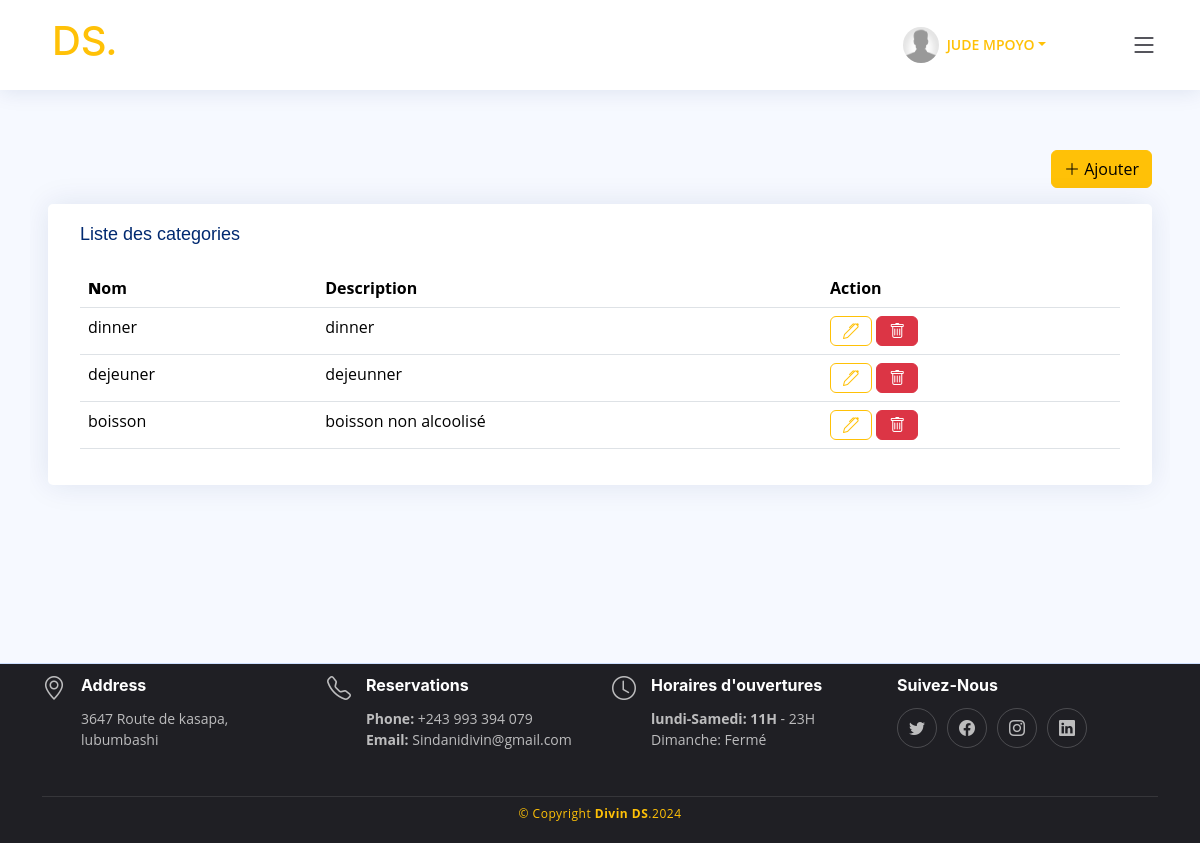
The page /?page=admin&souspage=categories (signed in) on the database as committed earlier.
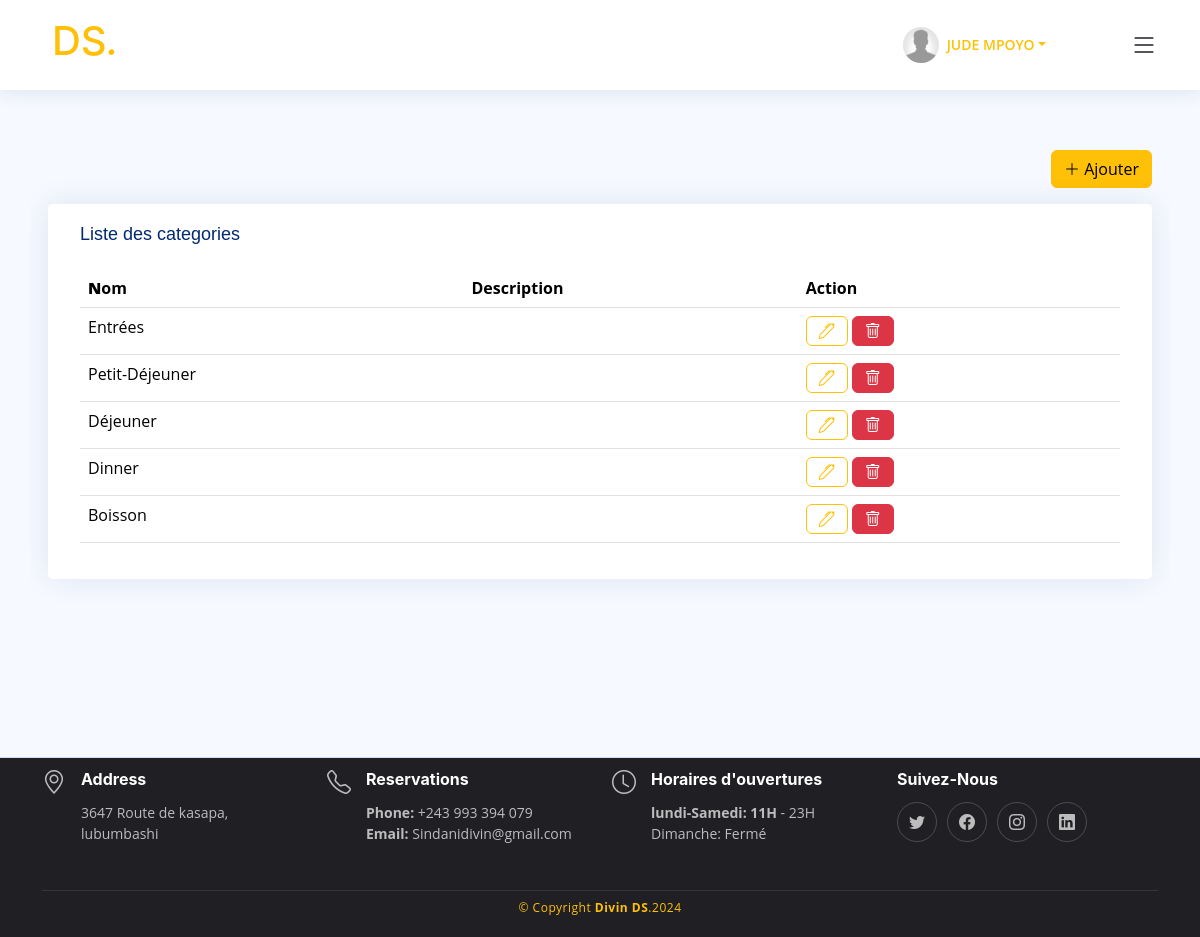
The same page on the database as committed later.
### tables this page shows
CREATE TABLE IF NOT EXISTS `categorie` (
  `idCategorie` int NOT NULL AUTO_INCREMENT,
  `nom` varchar(30) NOT NULL,
  `description` varchar(80) NOT NULL,
  `image` varchar(255) NOT NULL,
  PRIMARY KEY (`idCategorie`)
);

### _classes/Db.php (called while the page is built, shortened)
<?php
class Db
{
    private $host = DATABASE_HOST;
    private $user = DATABASE_USER;
    private $password = DATABASE_PASSWORD;
    private $dbname = DATABASE_NAME;
    private $dbh;
    private $stmt;
    public function __construct()
    {
        $dsn = 'mysql:host=' . $this->host . ';dbname=' . $this->dbname;
        $option = [
            PDO::ATTR_PERSISTENT => true,
            PDO::ATTR_ERRMODE => PDO::ERRMODE_EXCEPTION
        ];
        try {
            $this->dbh = new PDO($dsn, $this->user, $this->password, $option);
        } catch (PDOException $e) {
            $this->error = $e->getMessage();
            echo $this->error;
        }
    }
    public function query($sql)
    {
        $this->stmt = $this->dbh->prepare($sql);
    }
    public function bind($param, $value, $type = null)
    {
        if (is_null($type)) {
            switch (true) {
                case is_int($value):
                    $type = PDO::PARAM_INT;
                    break;
            }
        }
        $this->stmt->bindValue($param, $value, $type);
    }
    public function execute()
    {
        return $this->stmt->execute();
    }
    public function resultSet()
    {
        $this->execute();
        return $this->stmt->fetchAll(PDO::FETCH_OBJ);
    }
    public function rowCount()
    {
        return $this->stmt->rowCount();
    }
}

### models/admin_model.php (called while the page is built, shortened)
<?php
$initCategorie = new Categorie();

### _classes/Categorie.php (called while the page is built, shortened)
<?php
class Categorie
{
    private $CategorieModel;
    public function __construct()
    {
        $this->CategorieModel = new CategorieModel();
    }
    public function afficherToutesCategorie()
    {
        return $this->CategorieModel->afficherToutesCategorie();
    }
}

### _classes/CategorieModel.php (called while the page is built, shortened)
<?php
class CategorieModel
{
    protected $db;
    public function __construct()
    {
        $this->db = new Db();
    }
    public function afficherToutesCategorie()
    {
        $this->db->query('SELECT * FROM categorie');
        $row = $this->db->resultSet();
        if ($this->db->rowCount() > 0) {
            return $row;
        } else {
            return false;
        }
    }
}

### controllers/admin_controller.php (called while the page is built, shortened)
<?php
$toutesLesCategories = $initCategorie->afficherToutesCategorie();

### views/admin/categories.php (the view, shortened to what this page needs)
<div class="col-lg-12 col-12 mb-5">
    <div class="row mb-3 justify-content-end">
        <a href="?page=<?= $page ?>&souspage=categories&action=categories&sousaction=add" class="btn btn-warning w-auto"><i class="bi bi-plus-lg"></i> Ajouter</a>
    </div>
    <div class="row">
        <div class="card">
            <div class="card-body">
                <h5 class="card-title">Liste des categories</h5>
                <div class="table-responsive p-0">
                    <table class="table display" id="tablecategorie">
                        <thead>
                            <tr>
                                <th>
                                    <b>N</b>om
                                </th>
                                <th>Description</th>
                                <th class="action">Action</th>
                            </tr>
                        </thead>
                        <tbody>
                            <?php foreach ($toutesLesCategories as $categorie) : ?>
                                <tr>
                                    <td><?= $categorie->nom ?></td>
                                    <td><?= $categorie->description ?></td>
                                    <td>
                                        <a href="?page=<?= $page ?>&souspage=categories&action=categories&idCategorie=<?= $categorie->idCategorie ?>&sousaction=edit" class="btn btn-outline-warning"><i class="bi bi-pen"></i> </a>
                                        <a href="?page=<?= $page ?>&souspage=categories&action=categories&idCategorie=<?= $categorie->idCategorie ?>&sousaction=delete" class="btn btn-danger"><i class="bi bi-trash"></i> </a>
                                    </td>
                                </tr>
                            <?php endforeach ?>
                        </tbody>
                    </table>
                </div>
            </div>
        </div>
    </div>
</div>

Rows that differ between the two databases and show on the page:
removed categorie: nom "dinner", description "dinner"
removed categorie: nom "dejeuner", description "dejeunner"
removed categorie: nom "boisson", description "boisson non alcoolisé"
added categorie: nom "Entrées"
added categorie: nom "Petit-Déjeuner"
added categorie: nom "Déjeuner"
added categorie: nom "Dinner"
added categorie: nom "Boisson"
